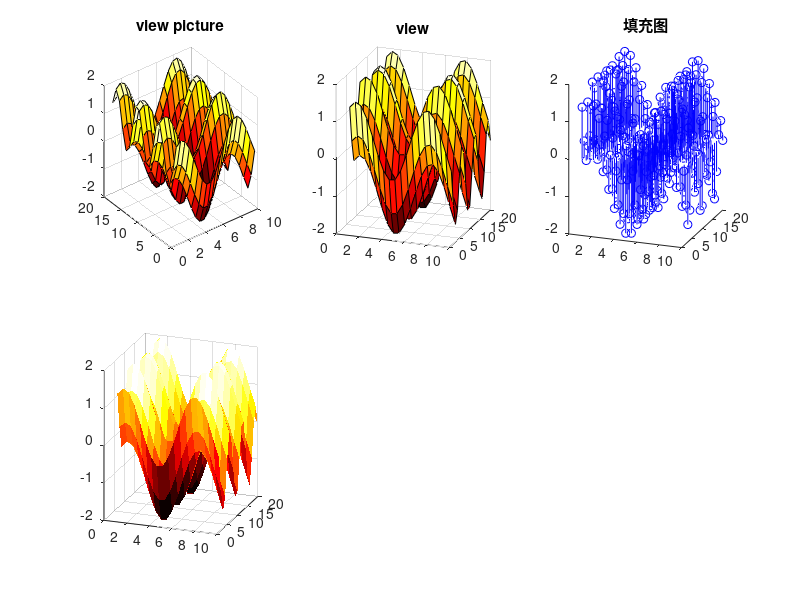

The MATLAB script that drew this image: (Note: this script raises an error after producing the figure.)
[X,Y]   =meshgrid(1:0.5:10,1:20);
Z=sin(X)+cos(Y);
subplot(2,3,1);
surf(X,Y,Z),title('view picture')




subplot(2,3,2);
surf(X,Y,Z)
view(20,15);
title('view')




subplot(2,3,3);
colormap(hot)
hold on
stem3(X,Y,Z,'bo')
view(20,15)
title('填充图')

subplot(2,3,4)
surf(X,Y,Z)
view(20,15)
shading interp
alpha(0.5)
colormap(summer)
title('半透明图')




subplot(2,3,5)
surf(X,Y,Z),view(20,15)
shading interp
hold on,mesh(X,Y,Z),colormap(hot),
hold off 
hidden off
axis equal 
title('透视图')


subplot(2,3,6)
surf(X,Y,Z),view(20,15)
ii=find(abs(X)>6|abs(Y)>6);
Z(ii)=zeros(size(ii));
surf(X,Y,Z),shading interp;
colormap(copper);
light('position',[0 -15 1]);
lighting flat
material([0.8,0.8,0.5,10,0.5])
title('裁剪图');



x=-2:0.01:2;
length(x)
for i=1:401
    y(i)=minimum_point_3(x(i));
end
plot(x,y)
title('图像')


x=-100*pi:1:100*pi;
y=sin(x)+cos(4*x)
plot(x,y,'color','red');



hfig = figure
figWidth = 5;  % 设置图片宽度
figHeight = 5;  % 设置图片高度
set(hfig,'PaperUnits','inches'); % 图片尺寸所用单位
set(hfig,'PaperPosition',[0 0 figWidth figHeight]);
fileout = ['test1.']; % 输出图片的文件名
print(hfig,[fileout,'tif'],'-r600','-dtiff'); % 设置图片格式、分辨率x=


x=0:0.1:120;
y=10;
z=1./(1+exp(-(x-y)./y));
plot(x,z);
title('满意度');



clc, clear, close all
x = linspace(0, 3*pi, 40);
y1 = sin(x);
y2 = 0.1*x-0.5;
y3 = cos(x+pi/2);
figure
% 黑色实线, 圆圈标记, 线宽1.1, 标记内部填充颜色从网上找好看的配色
plot(x, y1, 'ok-', 'linewidth', 1.1, 'markerfacecolor', 'red')
hold on
plot(x, y2, 'ok-', 'linewidth', 1.1, 'markerfacecolor', 'blue')
% 设置坐标轴范围
axis([0, 3*pi, -1.2 1.2])
% 坐标轴边框线宽1.1, 坐标轴字体与大小为Times New Roman和16
set(gca, 'linewidth', 1.1, 'fontsize', 16, 'fontname', 'times')
xlabel('Time (s)')
ylabel('Displacement (m)')
legend('sin(x)', '0.1x-0.5')




%%面向切片特性的调度算法与pf算法的系统吞吐量对比%%
%%pf算法与切片特性算法的系统吞吐量
clc;
clear;
data=xlsread('C:\Users\Mr.GAN\Desktop\毕业设计\仿真数据\Algorithm1_data1.csv') ;
x=data(:,1);
y=data(:,2);
plot(x,y,'-pb')
grid on
hold on;

x=data(:,1);
z=data(:,3);
plot(x,z,'-*r')
hold on;
legend('比例公平算法','面向切片特性的资源调度算法')
xlabel('用户数/个')
ylabel('系统吞吐量/Mbps')
axis([0 130,0,2])
grid on



%%验证用户公平性
clc;
clear;
data=xlsread('C:\Users\Mr.GAN\Desktop\毕业设计\仿真数据\Algorithm1_data2.csv') ;
x=data(:,1);
y=data(:,2);
plot(x,y,'-pb')
grid on
hold on;

x=data(:,1);
z=data(:,3);
plot(x,z,'-*r')
hold on;
legend('比例公平算法','面向切片特性的资源调度算法')
xlabel('用户数/个')
ylabel('基本满意的用户/个')
axis([0 130,0,130])
grid on



%%平均满意度
clc;
clear;
data=xlsread('C:\Users\Mr.GAN\Desktop\毕业设计\仿真数据\Algorithm1_data2.csv') ;
x=data(:,1);
y=data(:,7);
plot(x,y,'-pb')
grid on
hold on;

x=data(:,1);
z=data(:,8);
plot(x,z,'-*r')
hold on;
legend('比例公平算法','面向切片特性的资源调度算法')
xlabel('用户数/个')
ylabel('基本满意的用户比例/个')
axis([0 130,0,1])
grid on


%%基于分层拍卖模型的调度算法与pf、RAN切片特性算法的用户满意度比较
clc;
clear;
data=xlsread('C:\Users\Mr.GAN\Desktop\毕业设计\仿真数据\Algorithm1_data3.csv') ;
x=data(:,1);
y=data(:,2);
plot(x,y,'-pb')
grid on
hold on;

x=data(:,1);
z=data(:,3);
plot(x,z,'-*r')
hold on;
legend('比例公平算法','面向切片特性的资源调度算法')
grid on


x=data(:,1);
h=data(:,4);
plot(x,h,'-vk')
hold on;
legend('比例公平算法','面向切片特性的资源调度算法','基于分层拍卖的资源调度算法')
xlabel('用户数/个')
ylabel('基本满意的用户/个')
axis([0 160,0,130])
grid on









%%基于分层拍卖模型的调度算法与pf、RAN切片特性算法的满意率比较
clc;
clear;
data=xlsread('C:\Users\Mr.GAN\Desktop\毕业设计\仿真数据\Algorithm1_data3.csv') ;
x=data(:,1);
y=data(:,8);
plot(x,y,'-pb')
grid on
hold on;

x=data(:,1);
z=data(:,9);
plot(x,z,'-*r')
hold on;
grid on


x=data(:,1);
h=data(:,10);
plot(x,h,'-vk')
hold on;
legend('比例公平算法','面向切片特性的资源调度算法','基于分层拍卖的资源调度算法')
xlabel('用户数/个')
ylabel('满意率')
axis([0 160,0,1])
grid on















